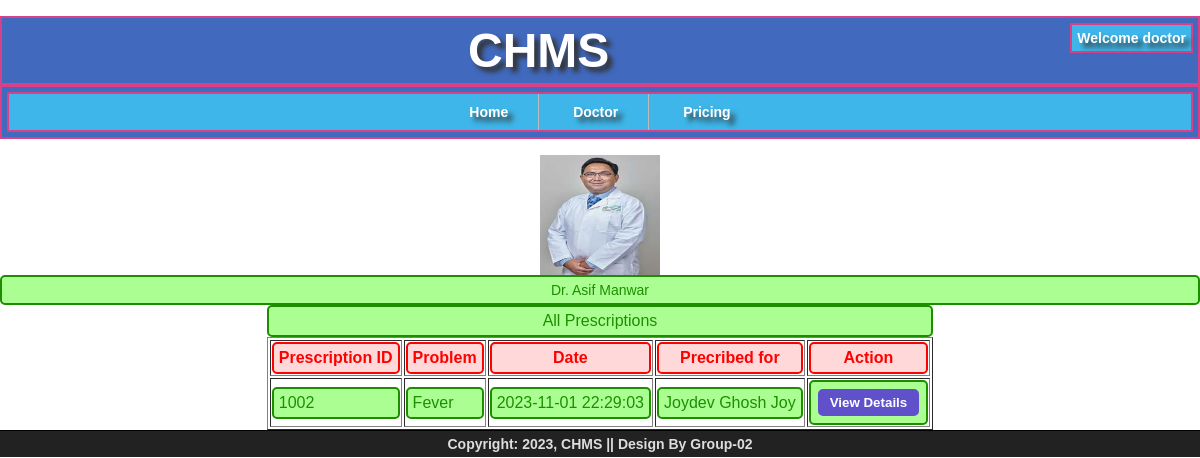
Page /CHMS/doctor/prescription.php (signed in) on the committed database.
### tables this page shows
CREATE TABLE `doctor` (
  `ID` int(11) NOT NULL,
  `License_Number` int(11) NOT NULL,
  `Fname` varchar(30) NOT NULL,
  `Lname` varchar(30) DEFAULT NULL,
  `Title` varchar(30) DEFAULT NULL,
  `DOB` date NOT NULL,
  `Gender` char(10) NOT NULL,
  `Experience_From` date NOT NULL,
  `Language` varchar(100) NOT NULL,
  `Current_Position` varchar(150) NOT NULL,
  `P_Location` varchar(150) NOT NULL
);

CREATE TABLE `user_details` (
  `ID` int(11) NOT NULL,
  `User_Name` varchar(255) NOT NULL,
  `Password` char(255) NOT NULL,
  `Role` char(20) NOT NULL,
  `Phone_Number` char(15) NOT NULL,
  `Email` char(150) DEFAULT NULL,
  `Address` varchar(200) DEFAULT NULL,
  `Photo` char(50) DEFAULT NULL,
  `Status` tinyint(1) NOT NULL
);

CREATE TABLE `prescriptions` (
  `ID` int(11) NOT NULL,
  `Date` datetime NOT NULL,
  `D_ID` int(11) NOT NULL,
  `P_ID` int(11) NOT NULL,
  `Problem` varchar(200) NOT NULL,
  `Suggestions` varchar(200) DEFAULT NULL
);

CREATE TABLE `patient` (
  `ID` int(11) NOT NULL,
  `Fname` varchar(30) NOT NULL,
  `Lname` varchar(30) DEFAULT NULL,
  `DOB` date NOT NULL,
  `Gender` char(10) NOT NULL,
  `Emergency_Number` char(15) NOT NULL,
  `Blood` char(3) DEFAULT NULL,
  `Weight` decimal(5,2) DEFAULT NULL
);

### CHMS/doctor/prescription.php (the view, shortened to what this page needs)
<?php
include("../common/header-content.php");
$User_ID = $_SESSION['User_ID'];
$sql_info = "SELECT d.Title, d.Fname, d.Lname, u.Photo
		FROM doctor d, user_details u
		WHERE d.ID = u.ID AND d.ID = $User_ID";
		$result_info = mysqli_query($conn, $sql_info);
		$found_user = mysqli_fetch_array($result_info);
		$Title = $found_user['Title'];
		$Fname = $found_user['Fname'];
        $Lname = $found_user['Lname'];
        $Photo = $found_user['Photo'];
        echo '<table align="center" border="1">';
        if($Photo == ""){
			echo '<div align="center"><img src="/chms/doctor/img/null.jpg" alt="'.$Fname.' '.$Lname.'" width="200px" height="200px"></div>';
		}
		else{
			echo '<div align="center"><img src="/chms/doctor/'.$Photo.'" alt="'.$Fname.' '.$Lname.'" width="120px" height="120px"></div>';
		}
		echo '<div id="joy_congratulation" align="center">
			'.$Title .' Dr. '. $Fname . ' '. $Lname .'</div>';
		echo '
		<caption>
			<div id="joy_congratulation">
				All Prescriptions
			</div>
		</caption>
		<tr>
			<th>
				<div id="joy_warning" align="center">
					Prescription ID
				</div>
			</th>
			<th>
				<div id="joy_warning" align="center">
					Problem
				</div>
			</th>
			<th>
				<div id="joy_warning" align="center">
					Date
				</div>
			</th>
			<th>
				<div id="joy_warning" align="center">
					Precribed for
				</div>
			</th>
			<th>
				<div id="joy_warning" align="center">
					Action
				</div>
			</th>
		</tr>';
	$sql_all_prescription = "SELECT pr.ID, pr.Problem, pr.Date, p.Fname, p.Lname
								FROM prescriptions pr, patient p
								WHERE p.ID = pr.P_ID AND pr.D_ID = $User_ID
								ORDER BY Date DESC";
	$result_all_prescription = mysqli_query($conn, $sql_all_prescription);
	if (mysqli_num_rows($result_all_prescription) > 0){
		while ($row = mysqli_fetch_assoc($result_all_prescription)){
			echo '<tr>
					<td>
						<div id="joy_congratulation">
							'.$row['ID'].'
						</div>
					</td>
					<td>
						<div id="joy_congratulation">
							'.$row['Problem'].'
						</div>
					</td>
					<td>
						<div id="joy_congratulation">
							'.$row['Date'].'
						</div>
					</td>
					<td>
						<div id="joy_congratulation">
							'.$row['Fname'].' '.$row['Lname'].'
						</div>
					</td>
					<td>
						<div id="joy_congratulation">
							<form action="/chms/doctor/prescriptions-details.php" target="_blank" method="POST" style="margin: 0px; padding: 0px;">
								<input type="hidden" id="ID" name="ID" value="'.$row['ID'].'">
								<input type="submit" name="submit" value="View Details">
							</form>
						</div>
					</td>
				</tr>';
		}
	}
	echo '</table>';
?>
<!DOCTYPE html>
<html>
<head>
</head>
<body>
</body>
</html>

### rows in the picture
doctor: ID.Photo (picture), Fname "Asif", Lname "Manwar"
prescriptions: ID "1002", Problem "Fever", Date "2023-11-01 22:29:03", P_ID.Fname "Joydev Ghosh", P_ID.Lname "Joy"

### other values in the picture
$User_Name "doctor"
